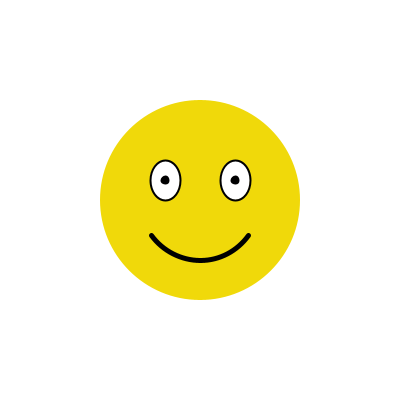
Frame 1 (no input)
Frame 60 (the mouse pressed at the canvas centre just before this capture): identical to frame 1, image omitted
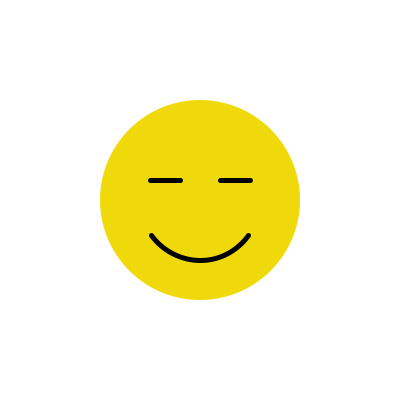
Frame 120 (the mouse held since frame 60 and released just before this capture)

The Processing sketch that drew these frames (run headless with seeded random() and noise(); from frame 60 on, the mouse is pressed at the canvas centre):

// Processing sketch: OOCreatie
// ── OOCreatie.pde
MijnCreatie mijnCreatie;

void setup() {
  size(400, 400);
  mijnCreatie = new MijnCreatie(200, 200);
}

void draw() {
  background(255, 255, 255);
  mijnCreatie.display();
}

// ── MijnCreatie.pde
class MijnCreatie {
  float x;
  float y;
  
  MijnCreatie(float x, float y) {
    this.x = x;
    this.y = y;
  }
  
  void display() {
    noStroke();
    fill(#F0D90A);
    circle(this.x, this.y, 200);
    
    stroke(0, 0, 0);
    strokeWeight(5);
    noFill();
    arc(this.x, this.y, 120, 120, 0.2 * PI, 0.8 * PI);
    
    if (mousePressed) {
      line(this.x - 50, this.y - 20, this.x - 20, this.y - 20);
      line(this.x + 20, this.y - 20, this.x + 50, this.y - 20);
    } else {
      strokeWeight(2);
      fill(255, 255, 255);
      ellipse(this.x - 35, this.y - 20, 30, 40);
      ellipse(this.x + 35, this.y - 20, 30, 40);
      fill(0, 0, 0);
      circle(this.x - 35, this.y - 20, 7);
      circle(this.x + 35, this.y - 20, 7);
    }
  }
}
